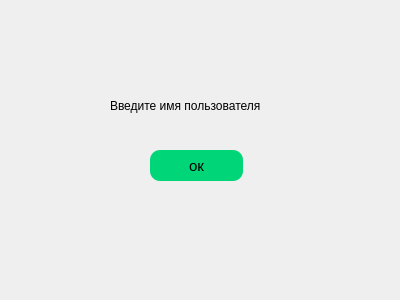
<?xml version="1.0" encoding="UTF-8"?>
<ui version="4.0">
 <class>Dialog</class>
 <widget class="QDialog" name="Dialog">
  <property name="geometry">
   <rect>
    <x>0</x>
    <y>0</y>
    <width>400</width>
    <height>300</height>
   </rect>
  </property>
  <property name="windowTitle">
   <string>Dialog</string>
  </property>
  <property name="styleSheet">
   <string notr="true">background-color: rgb(255,255, 255
);</string>
  </property>
  <widget class="QLabel" name="label">
   <property name="geometry">
    <rect>
     <x>110</x>
     <y>90</y>
     <width>231</width>
     <height>31</height>
    </rect>
   </property>
   <property name="text">
    <string>Введите имя пользователя</string>
   </property>
  </widget>
  <widget class="QPushButton" name="pushButton_2">
   <property name="geometry">
    <rect>
     <x>150</x>
     <y>150</y>
     <width>93</width>
     <height>31</height>
    </rect>
   </property>
   <property name="styleSheet">
    <string notr="true">QPushButton {
    border-radius:  10px;
    background-color:  rgb(0, 214, 120);
    color:  rgb(0, 0, 0);
    font-size: 15px;
}
QPushButton:pressed {
    background-color:  rgb(255, 202, 118);
}</string>
   </property>
   <property name="text">
    <string>ок</string>
   </property>
  </widget>
 </widget>
 <resources/>
 <connections/>
</ui>
